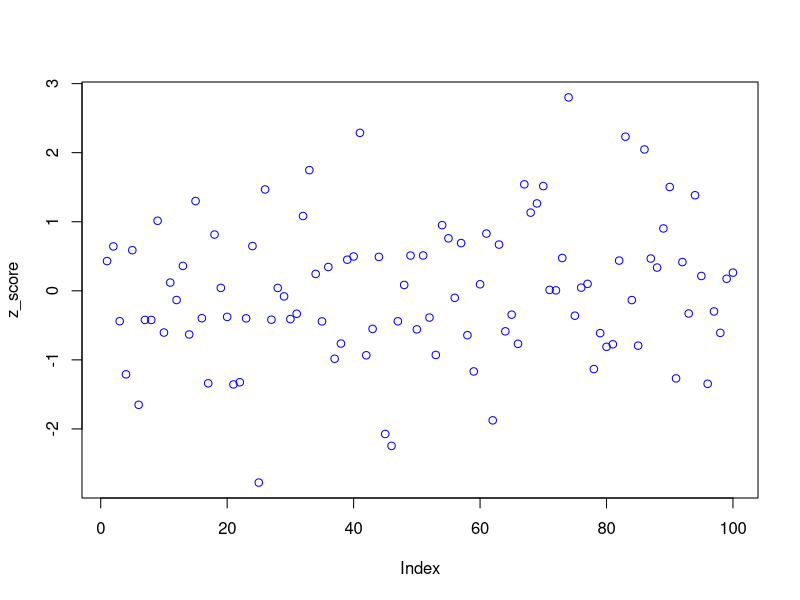
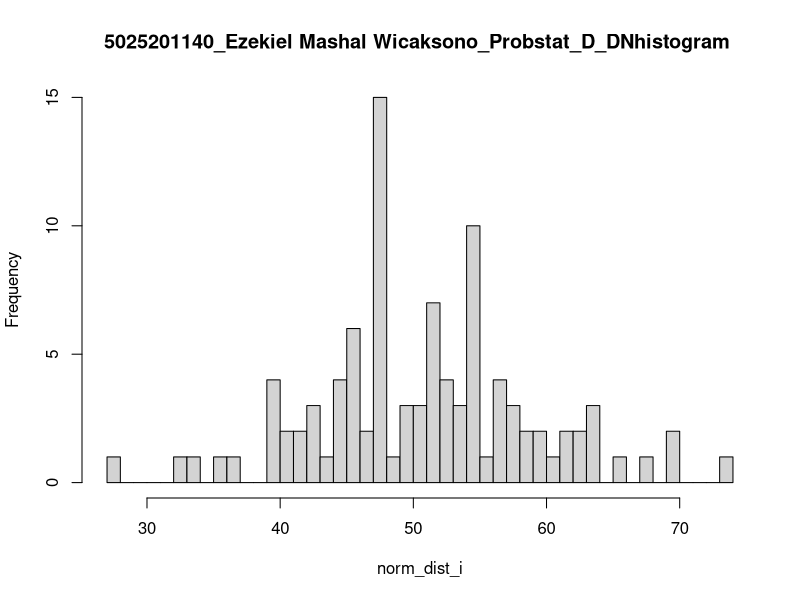

These figures' R source, in order:
# Diketahui generate random nilai sebanyak 100 data, mean = 50, sd = 8.
  N <- 100
  Mean <- 50
  Std_dev_i <- 8
  
# Soal 6A: Fungsi Probabilitas dari Distribusi Normal P(X1 ≤ x ≤ X2), hitung Z-Score Nya dan plot
#          data generate randomnya dalam bentuk grafik. Petunjuk(gunakan fungsi plot()).
  norm_dist_i <- rnorm(N,Mean,Std_dev_i)
  x1 <- floor(mean(norm_dist_i))
  x2 <- ceiling(mean(norm_dist_i))
  z_score <- ((norm_dist_i - mean(norm_dist_i))/ (sd(norm_dist_i)))
  plot(z_score, type = 'p', col='blue') 

# Soal 6B: Generate Histogram dari Distribusi Normal dengan breaks 50
  hist(norm_dist_i,50,main = "5025201140_Ezekiel Mashal Wicaksono_Probstat_D_DNhistogram ")

# Soal 6C: Nilai Varian (σ²) dari hasil generate random nilai Distribusi Normal.
  std_dev_ii <- sd(norm_dist_i)
  variance <- std_dev_ii * std_dev_ii
  variance 